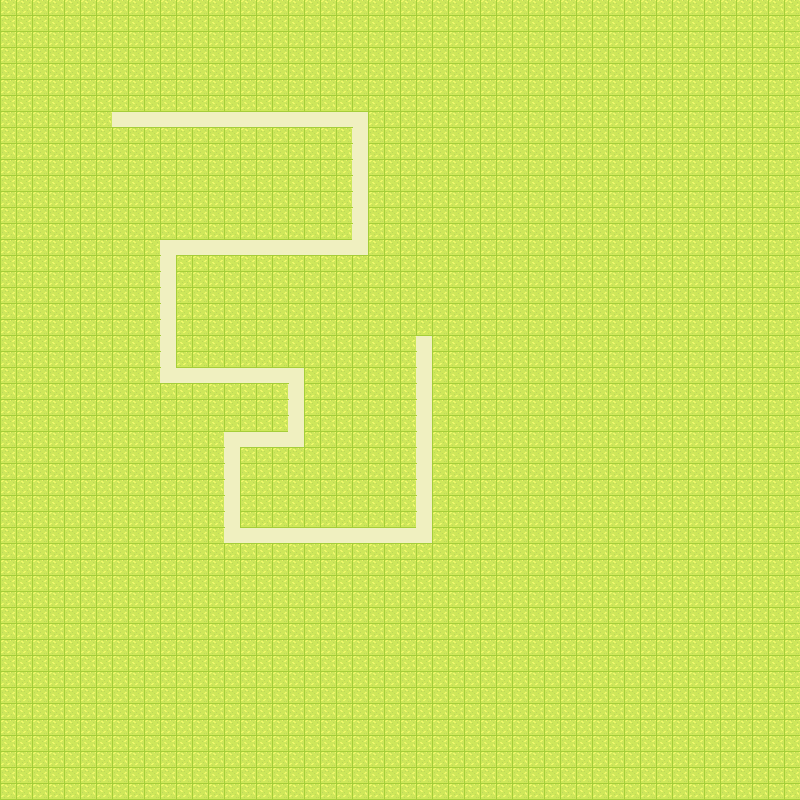

Below is a game level as drawn by its tile map, then a one-line description and the .tmx file that defines it, in full:
An orthogonal 50x50 tile map with 16x16 px tiles, 1 tile layer (Calque de Tuiles 1), 4 tilesets and 23 objects (23x roto).

<map version="1.10" tiledversion="1.11.0" orientation="orthogonal" renderorder="right-down" width="50" height="50" tilewidth="16" tileheight="16" infinite="0" nextlayerid="4" nextobjectid="24">
 <tileset firstgid="1" source="herbe.tsx" />
 <tileset firstgid="2" source="carré.tsx" />
 <tileset firstgid="11" source="chemin_1.tsx" />
 <tileset firstgid="47" source="maison_1.tsx" />
 <layer id="1" name="Calque de Tuiles 1" width="50" height="50">
  <data encoding="csv">
1,1,1,1,1,1,1,1,1,1,1,1,1,1,1,1,1,1,1,1,1,1,1,1,1,1,1,1,1,1,1,1,1,1,1,1,1,1,1,1,1,1,1,1,1,1,1,1,1,1,
1,1,1,1,1,1,1,1,1,1,1,1,1,1,1,1,1,1,1,1,1,1,1,1,1,1,1,1,1,1,1,1,1,1,1,1,1,1,1,1,1,1,1,1,1,1,1,1,1,1,
1,1,1,1,1,1,1,1,1,1,1,1,1,1,1,1,1,1,1,1,1,1,1,1,1,1,1,1,1,1,1,1,1,1,1,1,1,1,1,1,1,1,1,1,1,1,1,1,1,1,
1,1,1,1,1,1,1,1,1,1,1,1,1,1,1,1,1,1,1,1,1,1,1,1,1,1,1,1,1,1,1,1,1,1,1,1,1,1,1,1,1,1,1,1,1,1,1,1,1,1,
1,1,1,1,1,1,1,1,1,1,1,1,1,1,1,1,1,1,1,1,1,1,1,1,1,1,1,1,1,1,1,1,1,1,1,1,1,1,1,1,1,1,1,1,1,1,1,1,1,1,
1,1,1,1,1,1,1,1,1,1,1,1,1,1,1,1,1,1,1,1,1,1,1,1,1,1,1,1,1,1,1,1,1,1,1,1,1,1,1,1,1,1,1,1,1,1,1,1,1,1,
1,1,1,1,1,1,1,1,1,1,1,1,1,1,1,1,1,1,1,1,1,1,1,1,1,1,1,1,1,1,1,1,1,1,1,1,1,1,1,1,1,1,1,1,1,1,1,1,1,1,
1,1,1,1,1,1,1,6,6,6,6,6,6,6,6,6,6,6,6,6,6,6,6,1,1,1,1,1,1,1,1,1,1,1,1,1,1,1,1,1,1,1,1,1,1,1,1,1,1,1,
1,1,1,1,1,1,1,1,1,1,1,1,1,1,1,1,1,1,1,1,1,1,6,1,1,1,1,1,1,1,1,1,1,1,1,1,1,1,1,1,1,1,1,1,1,1,1,1,1,1,
1,1,1,1,1,1,1,1,1,1,1,1,1,1,1,1,1,1,1,1,1,1,6,1,1,1,1,1,1,1,1,1,1,1,1,1,1,1,1,1,1,1,1,1,1,1,1,1,1,1,
1,1,1,1,1,1,1,1,1,1,1,1,1,1,1,1,1,1,1,1,1,1,6,1,1,1,1,1,1,1,1,1,1,1,1,1,1,1,1,1,1,1,1,1,1,1,1,1,1,1,
1,1,1,1,1,1,1,1,1,1,1,1,1,1,1,1,1,1,1,1,1,1,6,1,1,1,1,1,1,1,1,1,1,1,1,1,1,1,1,1,1,1,1,1,1,1,1,1,1,1,
1,1,1,1,1,1,1,1,1,1,1,1,1,1,1,1,1,1,1,1,1,1,6,1,1,1,1,1,1,1,1,1,1,1,1,1,1,1,1,1,1,1,1,1,1,1,1,1,1,1,
1,1,1,1,1,1,1,1,1,1,1,1,1,1,1,1,1,1,1,1,1,1,6,1,1,1,1,1,1,1,1,1,1,1,1,1,1,1,1,1,1,1,1,1,1,1,1,1,1,1,
1,1,1,1,1,1,1,1,1,1,1,1,1,1,1,1,1,1,1,1,1,1,6,1,1,1,1,1,1,1,1,1,1,1,1,1,1,1,1,1,1,1,1,1,1,1,1,1,1,1,
1,1,1,1,1,1,1,1,1,1,6,6,6,6,6,6,6,6,6,6,6,6,6,1,1,1,1,1,1,1,1,1,1,1,1,1,1,1,1,1,1,1,1,1,1,1,1,1,1,1,
1,1,1,1,1,1,1,1,1,1,6,1,1,1,1,1,1,1,1,1,1,1,1,1,1,1,1,1,1,1,1,1,1,1,1,1,1,1,1,1,1,1,1,1,1,1,1,1,1,1,
1,1,1,1,1,1,1,1,1,1,6,1,1,1,1,1,1,1,1,1,1,1,1,1,1,1,1,1,1,1,1,1,1,1,1,1,1,1,1,1,1,1,1,1,1,1,1,1,1,1,
1,1,1,1,1,1,1,1,1,1,6,1,1,1,1,1,1,1,1,1,1,1,1,1,1,1,1,1,1,1,1,1,1,1,1,1,1,1,1,1,1,1,1,1,1,1,1,1,1,1,
1,1,1,1,1,1,1,1,1,1,6,1,1,1,1,1,1,1,1,1,1,1,1,1,1,1,1,1,1,1,1,1,1,1,1,1,1,1,1,1,1,1,1,1,1,1,1,1,1,1,
1,1,1,1,1,1,1,1,1,1,6,1,1,1,1,1,1,1,1,1,1,1,1,1,1,1,1,1,1,1,1,1,1,1,1,1,1,1,1,1,1,1,1,1,1,1,1,1,1,1,
1,1,1,1,1,1,1,1,1,1,6,1,1,1,1,1,1,1,1,1,1,1,1,1,1,1,6,1,1,1,1,1,1,1,1,1,1,1,1,1,1,1,1,1,1,1,1,1,1,1,
1,1,1,1,1,1,1,1,1,1,6,1,1,1,1,1,1,1,1,1,1,1,1,1,1,1,6,1,1,1,1,1,1,1,1,1,1,1,1,1,1,1,1,1,1,1,1,1,1,1,
1,1,1,1,1,1,1,1,1,1,6,6,6,6,6,6,6,6,6,1,1,1,1,1,1,1,6,1,1,1,1,1,1,1,1,1,1,1,1,1,1,1,1,1,1,1,1,1,1,1,
1,1,1,1,1,1,1,1,1,1,1,1,1,1,1,1,1,1,6,1,1,1,1,1,1,1,6,1,1,1,1,1,1,1,1,1,1,1,1,1,1,1,1,1,1,1,1,1,1,1,
1,1,1,1,1,1,1,1,1,1,1,1,1,1,1,1,1,1,6,1,1,1,1,1,1,1,6,1,1,1,1,1,1,1,1,1,1,1,1,1,1,1,1,1,1,1,1,1,1,1,
1,1,1,1,1,1,1,1,1,1,1,1,1,1,1,1,1,1,6,1,1,1,1,1,1,1,6,1,1,1,1,1,1,1,1,1,1,1,1,1,1,1,1,1,1,1,1,1,1,1,
1,1,1,1,1,1,1,1,1,1,1,1,1,1,6,6,6,6,6,1,1,1,1,1,1,1,6,1,1,1,1,1,1,1,1,1,1,1,1,1,1,1,1,1,1,1,1,1,1,1,
1,1,1,1,1,1,1,1,1,1,1,1,1,1,6,1,1,1,1,1,1,1,1,1,1,1,6,1,1,1,1,1,1,1,1,1,1,1,1,1,1,1,1,1,1,1,1,1,1,1,
1,1,1,1,1,1,1,1,1,1,1,1,1,1,6,1,1,1,1,1,1,1,1,1,1,1,6,1,1,1,1,1,1,1,1,1,1,1,1,1,1,1,1,1,1,1,1,1,1,1,
1,1,1,1,1,1,1,1,1,1,1,1,1,1,6,1,1,1,1,1,1,1,1,1,1,1,6,1,1,1,1,1,1,1,1,1,1,1,1,1,1,1,1,1,1,1,1,1,1,1,
1,1,1,1,1,1,1,1,1,1,1,1,1,1,6,1,1,1,1,1,1,1,1,1,1,1,6,1,1,1,1,1,1,1,1,1,1,1,1,1,1,1,1,1,1,1,1,1,1,1,
1,1,1,1,1,1,1,1,1,1,1,1,1,1,6,1,1,1,1,1,1,1,1,1,1,1,6,1,1,1,1,1,1,1,1,1,1,1,1,1,1,1,1,1,1,1,1,1,1,1,
1,1,1,1,1,1,1,1,1,1,1,1,1,1,6,6,6,6,6,6,6,6,6,6,6,6,6,1,1,1,1,1,1,1,1,1,1,1,1,1,1,1,1,1,1,1,1,1,1,1,
1,1,1,1,1,1,1,1,1,1,1,1,1,1,1,1,1,1,1,1,1,1,1,1,1,1,1,1,1,1,1,1,1,1,1,1,1,1,1,1,1,1,1,1,1,1,1,1,1,1,
1,1,1,1,1,1,1,1,1,1,1,1,1,1,1,1,1,1,1,1,1,1,1,1,1,1,1,1,1,1,1,1,1,1,1,1,1,1,1,1,1,1,1,1,1,1,1,1,1,1,
1,1,1,1,1,1,1,1,1,1,1,1,1,1,1,1,1,1,1,1,1,1,1,1,1,1,1,1,1,1,1,1,1,1,1,1,1,1,1,1,1,1,1,1,1,1,1,1,1,1,
1,1,1,1,1,1,1,1,1,1,1,1,1,1,1,1,1,1,1,1,1,1,1,1,1,1,1,1,1,1,1,1,1,1,1,1,1,1,1,1,1,1,1,1,1,1,1,1,1,1,
1,1,1,1,1,1,1,1,1,1,1,1,1,1,1,1,1,1,1,1,1,1,1,1,1,1,1,1,1,1,1,1,1,1,1,1,1,1,1,1,1,1,1,1,1,1,1,1,1,1,
1,1,1,1,1,1,1,1,1,1,1,1,1,1,1,1,1,1,1,1,1,1,1,1,1,1,1,1,1,1,1,1,1,1,1,1,1,1,1,1,1,1,1,1,1,1,1,1,1,1,
1,1,1,1,1,1,1,1,1,1,1,1,1,1,1,1,1,1,1,1,1,1,1,1,1,1,1,1,1,1,1,1,1,1,1,1,1,1,1,1,1,1,1,1,1,1,1,1,1,1,
1,1,1,1,1,1,1,1,1,1,1,1,1,1,1,1,1,1,1,1,1,1,1,1,1,1,1,1,1,1,1,1,1,1,1,1,1,1,1,1,1,1,1,1,1,1,1,1,1,1,
1,1,1,1,1,1,1,1,1,1,1,1,1,1,1,1,1,1,1,1,1,1,1,1,1,1,1,1,1,1,1,1,1,1,1,1,1,1,1,1,1,1,1,1,1,1,1,1,1,1,
1,1,1,1,1,1,1,1,1,1,1,1,1,1,1,1,1,1,1,1,1,1,1,1,1,1,1,1,1,1,1,1,1,1,1,1,1,1,1,1,1,1,1,1,1,1,1,1,1,1,
1,1,1,1,1,1,1,1,1,1,1,1,1,1,1,1,1,1,1,1,1,1,1,1,1,1,1,1,1,1,1,1,1,1,1,1,1,1,1,1,1,1,1,1,1,1,1,1,1,1,
1,1,1,1,1,1,1,1,1,1,1,1,1,1,1,1,1,1,1,1,1,1,1,1,1,1,1,1,1,1,1,1,1,1,1,1,1,1,1,1,1,1,1,1,1,1,1,1,1,1,
1,1,1,1,1,1,1,1,1,1,1,1,1,1,1,1,1,1,1,1,1,1,1,1,1,1,1,1,1,1,1,1,1,1,1,1,1,1,1,1,1,1,1,1,1,1,1,1,1,1,
1,1,1,1,1,1,1,1,1,1,1,1,1,1,1,1,1,1,1,1,1,1,1,1,1,1,1,1,1,1,1,1,1,1,1,1,1,1,1,1,1,1,1,1,1,1,1,1,1,1,
1,1,1,1,1,1,1,1,1,1,1,1,1,1,1,1,1,1,1,1,1,1,1,1,1,1,1,1,1,1,1,1,1,1,1,1,1,1,1,1,1,1,1,1,1,1,1,1,1,1,
1,1,1,1,1,1,1,1,1,1,1,1,1,1,1,1,1,1,1,1,1,1,1,1,1,1,1,1,1,1,1,1,1,1,1,1,1,1,1,1,1,1,1,1,1,1,1,1,1,1
</data>
 </layer>
 <objectgroup id="3" name="roto">
  <object id="1" type="roto" x="112" y="112" width="16" height="16" />
  <object id="2" type="roto" x="176" y="112" width="16" height="16" />
  <object id="3" type="roto" x="224" y="112" width="16" height="16" />
  <object id="4" type="roto" x="288" y="112" width="16" height="16" />
  <object id="5" type="roto" x="352" y="112" width="16" height="16" />
  <object id="6" type="roto" x="352" y="176" width="16" height="16" />
  <object id="7" type="roto" x="352" y="240" width="16" height="16" />
  <object id="8" type="roto" x="288" y="240" width="16" height="16" />
  <object id="9" type="roto" x="224" y="240" width="16" height="16" />
  <object id="10" type="roto" x="160" y="240" width="16" height="16" />
  <object id="11" type="roto" x="160" y="304" width="16" height="16" />
  <object id="12" type="roto" x="160" y="368" width="16" height="16" />
  <object id="13" type="roto" x="224" y="368" width="16" height="16" />
  <object id="14" type="roto" x="288" y="368" width="16" height="16" />
  <object id="15" type="roto" x="288" y="432" width="16" height="16" />
  <object id="16" type="roto" x="224" y="432" width="16" height="16" />
  <object id="17" type="roto" x="224" y="528" width="16" height="16" />
  <object id="18" type="roto" x="288" y="528" width="16" height="16" />
  <object id="19" type="roto" x="352" y="528" width="16" height="16" />
  <object id="20" type="roto" x="416" y="528" width="16" height="16" />
  <object id="21" type="roto" x="416" y="464" width="16" height="16" />
  <object id="22" type="roto" x="416" y="400" width="16" height="16" />
  <object id="23" type="roto" x="416" y="336" width="16" height="16" />
 </objectgroup>
</map>